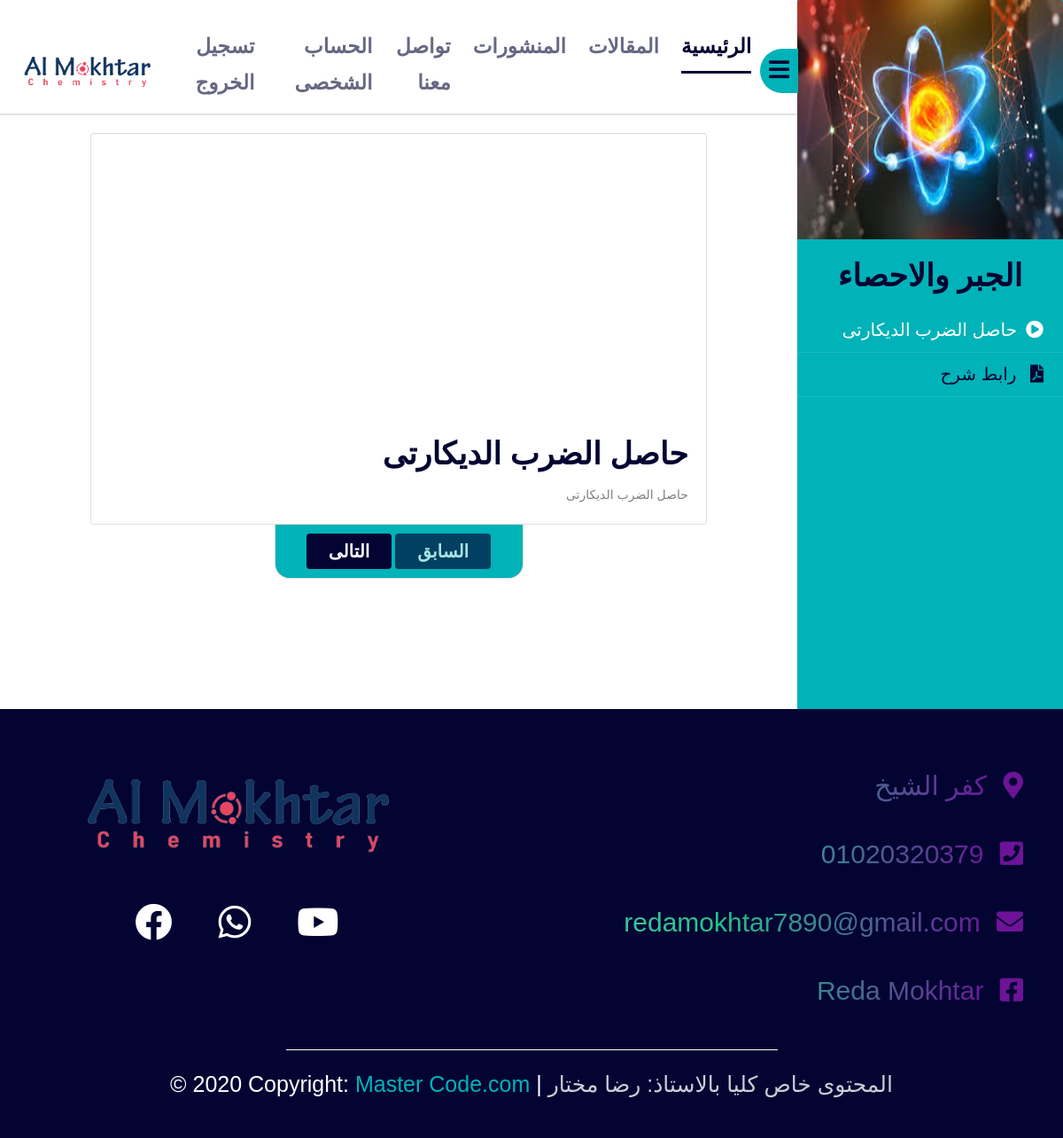
The page /course_content.php?category_id=17 (signed in) on the database its author committed.
### tables this page shows
CREATE TABLE `category` (
  `category_id` int(11) NOT NULL,
  `category_name` varchar(255) NOT NULL,
  `category_description` text NOT NULL,
  `ordering` int(11) DEFAULT 0,
  `parent` int(11) NOT NULL,
  `Visibility` tinyint(4) NOT NULL,
  `Allow_Comment` tinyint(4) NOT NULL,
  `Allow_Ads` tinyint(4) NOT NULL,
  `image` varchar(255) NOT NULL
);

CREATE TABLE `lessons` (
  `lesson_id` int(11) NOT NULL,
  `lesson_name` varchar(255) NOT NULL,
  `lesson_description` text NOT NULL,
  `video` varchar(255) NOT NULL,
  `lesson_data` date NOT NULL,
  `member_id` int(11) NOT NULL,
  `cat_id` int(11) NOT NULL,
  `tags` varchar(225) NOT NULL,
  `allow_comments` tinyint(4) NOT NULL DEFAULT 0,
  `Approve` tinyint(1) NOT NULL DEFAULT 0,
  `pdf` varchar(255) DEFAULT NULL
);

### course_content.php (the view, shortened to what this page needs)
<?php
	include 'inital.php';
    $getUser = $con->prepare("SELECT * FROM members WHERE username = ?");
    $getUser->execute(array($sessionUser));
    $info = $getUser->fetch();
    if (isset($_SESSION['user']) && $info['regstatus'] == 1) {
        $category_id = isset($_GET['category_id']) && is_numeric($_GET['category_id']) ? intval($_GET['category_id']) : 0;
        $getlessons = $con->prepare("SELECT * FROM lessons WHERE cat_id = ?");
        $getlessons->execute(array($category_id));
        $count = $getlessons->rowCount();
        if ($count > 0) {
            $lessons = $getlessons->fetchAll();
?>
<body>
    <div class="wrapper d-flex align-items-stretch">
		<nav id="sidebar" class="order-last text-right" >
			<div class="">
                <?php
                    $categories = $con->prepare("SELECT category_name, image FROM category where category_id = ?");
                    $categories->execute(array($category_id));
                    $category = $categories->fetch();
                ?>
                <?php
                    if (isset($category['image']) && $category['image'] !== '') {
                        echo '<img src="admin/uploads/'.$category['image'].'" class="card-img-top" alt="...">';
                    } else{
                        echo '<img src="layouts/img/default.jpg" class="card-img-top" alt="...">';
                    }
                ?>
				<h2 class="text-center"><a href="index.php" class="logo"><?php echo $category['category_name'];?></a></h2>
				<ul class="list-unstyled components mb-5">
                    <?php
                        $key_2=1;
                        $key_1=1;
                        foreach($lessons as $key=>$lesson){
                            if($key_2==$key)
                                {
                                    if($key_1==$key){
                                        $key=$key+1;
                                    } else{
                                        $key=$key+$key_1;
                                    }
                                }else{
                                    $key = $key+$key_2;
                                }
                            ?>
                                <li class="<?php
                                            if($key==1){echo'active ';}
                                            echo $key;
                                            ?>">
                                    <button value="<?php echo $key;?>"><?php echo $lesson['lesson_name'];?><span class="fas fa-play-circle mr-3"></span></button>
                                </li>
                            <?php
                            $key_1=$key;
                            if (isset($lesson['pdf']) && $lesson['pdf'] !== '') {
                                if(isset($key_1)&&$key_1==$key)
                                {
                                    $key_2=$key+1;
                                }else{
                                    $key_2=$key+2;
                                }
                                echo '
                                <li class="'. $key_2.'">
                                    <button value="'.$key_2.'"> رابط شرح <span class="fas fa-file-pdf mr-3"></span></button>
                                </li>
                                ';
                            }
                        }
                    ?>
				</ul>
			</div>
		</nav>
		<div id="content">
            <section class="header">
                <nav class="navbar navbar-expand-lg navbar-light">
                    <a href="index.php"><img src="layouts/img/logo_2.png" class="pl-2" width="160"></a>
                    <div class="collapse navbar-collapse" id="navbarTogglerDemo01">
                        <ul class="navbar-nav mr-auto mt-2 mt-lg-0 text-center">
                            <li class="nav-item " style="margin-bottom: 9px;">
                                <a class="nav-link_cust" href="logout.php">تسجيل الخروج</a>
                            </li>
                            <li class="nav-item">
                                <a class="nav-link_cust" href="account.php"> الحساب الشخصى</a>
                            </li>
                            <li class="nav-item" >
                                <a class="nav-link_cust" href="contact_us.php">تواصل معنا</a>
                            </li>
                            <li class="nav-item" >
                                <a class="nav-link_cust" href="activities.php"> المنشورات</a>
                            </li>
                            <li class="nav-item">
                                <a class="nav-link_cust" href="posts.php">المقالات</a>
                            </li>
                            <li class="nav-item active">
                                <a class="nav-link_cust active_link_cust" href="main.php">الرئيسية <span class="sr-only">(current)</span></a>
                            </li>
                        </ul>
                    </div>
                    <button id="sidebarCollapse"><i class="fa fa-bars"></i></button>
                </nav>
            </section>
			<section class="section7">
				<div class="container content">
                <?php
                        $key_2=1;
                        $key_1=1;
                        foreach($lessons as $key=>$lesson){
                            if($key_2==$key)
                                {
                                    if($key_1==$key){
                                        $key=$key+1;
                                    } else{
                                        $key=$key+$key_1;
                                    }
                                }else{
                                    $key = $key+$key_2;
                                } ?>
                                <div class="video <?php echo $key; ?> <?php if($key > 1){echo'hidden_val';} ?>" data-index="<?php echo $key; ?>">
                                <?php
                            $stmt = $con->prepare("SELECT
                                                    answer.mark
                                                FROM
                                                    answer
                                                INNER JOIN
                                                    exams
                                                ON
                                                    exams.exam_id = answer.exam_id
                                                where
                                                    exams.lesson_id = ?
                                                ");
                        $stmt->execute(array($lesson['lesson_id']));
                        $mark = $stmt->fetch();
                            if ($lesson['Approve'] > 0 || $mark['mark'] > 5){
                                ?>
                                    <div class="card text-right">
                                    <?php echo $lesson['video'];?>
                                        <div class="card-body">
                                            <h2><?php echo $lesson['lesson_name'];?></h2>
                                            <p class="card-text"><?php echo $lesson['lesson_description'];?></p>
                                        </div>
                                    </div>
                            <?php }
                            echo '</div>';
                            $key_1=$key;
                            if (isset($lesson['pdf']) && $lesson['pdf'] !== '') {
                                if(isset($key_1)&&$key_1==$key)
                                {
                                    $key_2=$key+1;
                                }else{
                                    $key_2=$key+2;
                                }
                            }
                            ?><?php
                        }
                    ?>
				</div>
				<div class="content_control text-center">
					<div class="center_content">
						<button class="btn" id="next">التالى</button>
						<button class="btn" id="previous">السابق</button>
					</div>
				</div>
			</section>
		</div>
	</div>
<?php include $tpl . 'partial/footer.php'; ?>
</body>
<?php
include $tpl . 'scripts.php';
}
}else {
    header('Location: reg.php');
    exit();
}
?>

### layouts/css/index.css (style rules this page uses)
body { font-family: Almarai; overflow-x: hidden; }
.header nav { margin-top: 24px; padding-bottom: 0px; border-bottom: 2px solid #e1e4e8; }
.header nav .nav-item { margin-bottom: 13px; text-align: right; }
.header nav .navbar-nav { margin: auto; margin-top: 30px; }
.header nav .navbar-nav .nav-link_cust { text-decoration: none; margin-left: 25px; font-size: 23px; font-weight: bold; opacity: 0.6; cursor: pointer; }
.header nav .navbar-nav .active_link_cust { opacity: 1; padding-bottom: 15px; }
.header nav ul { margin-left: 15%; }
.header nav .nav-link_cust { color: #030432; }
.header nav .active_link_cust { border-bottom: 3px solid #030432; }
.section7 .card { width: 80%; margin: auto; margin-top: 20px; }
.section7 .card iframe { width: 100%; }
.section7 .card h2 { font-size: 35px; font-weight: bold; color: #030432; }
#sidebarCollapse { border: none; background-color: #00b3b8; color: #030432; height: 50px; width: 50px; font-size: 26px; margin-right: -17px; margin-left: 10px; border-radius: 30px 0 0 30px; }
#sidebar { background-color: #00b3b8; }
#sidebar h2 { margin-bottom: 10px; margin-top: 15px; font-size: 35px; font-weight: bold; }
#sidebar img { width: 100%; height: 270px; }
#sidebar a { color: #030432; }
#sidebar button { color: #030432; background: none; border: none; width: 100%; text-align: right; height: 50px; border-bottom: 1px solid rgba(255, 255, 255, 0.1); }
#sidebar ul li.active>button { color: #fff; }
#sidebar ul li button { font-size: 20px; }
#sidebar ul li button span { margin-left: 10px; }
.content_control, .content_control_2 { background-color: #00b3b8; width: 25%; margin: auto; margin-bottom: 10px; border-radius: 0 0 16px 16px; box-shadow: 0px 0px 2px; }
@media (max-width: 1200px) { .content_control, .content_control_2 { width: 31%; } }
.content_control button, .content_control_2 button { background-color: #030432; color: #fff; font-size: 20px; font-weight: bold; padding: 5px 25px; margin: 10px 0; border: none; }
.disabled_prev { opacity: 0.4; cursor: no-drop !important; }

### layouts/css/mains.css (style rules this page uses)
body { font-family: Almarai; }

### rows shown on the page
category: category_name "الجبر والاحصاء"
lessons: $key 1 (drawn), lesson_name "حاصل الضرب الديكارتى", $key_2 2 (drawn), lesson_description "حاصل الضرب الديكارتى"
